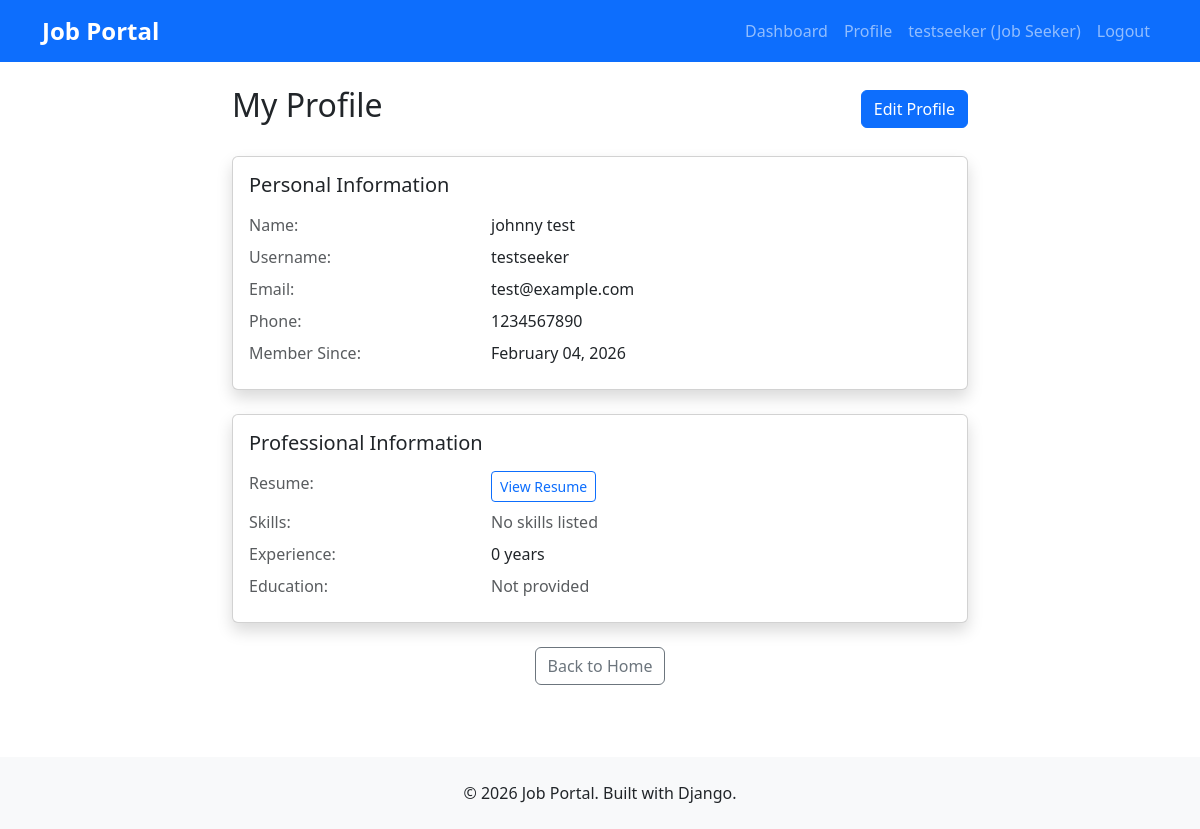
/users/profile/ (signed in), run on the app's committed database.
### users/models.py (models this page shows)
class User(AbstractUser):
    USER_TYPES = (
        ('job_seeker', 'Job Seeker'),
        ('employer', 'Employer'),
    )
    user_type = models.CharField(max_length=20, choices=USER_TYPES)
    phone = models.CharField(max_length=15, blank=True)
    created_at = models.DateTimeField(auto_now_add=True)
    class Meta:
        db_table = 'users'

class JobSeekerProfile(models.Model):
    user = models.OneToOneField(User, on_delete=models.CASCADE)
    resume = models.FileField(upload_to='resumes/', blank=True)
    skills = models.TextField(blank=True)
    experience_years = models.IntegerField(default=0)
    education = models.CharField(max_length=200, blank=True)
    class Meta:
        db_table = 'job_seeker_profiles'

### users/views.py (the view, shortened to what this page needs)
# urls.py: path('profile/', views.profile_view, name='profile'),
@login_required
def profile_view(request):
    user = request.user
    if user.user_type == 'job_seeker':
        try:
            profile = user.jobseekerprofile
        except:
            from .models import JobSeekerProfile
            profile = JobSeekerProfile.objects.create(user=user)
        return render(request, 'users/profile.html', {
            'profile': profile,
            'user_type': 'job_seeker'
        })

### templates/users/profile.html (shortened to what this page needs)
{% extends 'base.html' %}
{% block content %}
<div class="row">
    <div class="col-lg-8 mx-auto">
        <div class="d-flex justify-content-between align-items-center mb-4">
            <h2>My Profile</h2>
            <a href="{% url 'users:profile_edit' %}" class="btn btn-primary">
                Edit Profile
            </a>
        </div>
        {% if user_type == 'job_seeker' %}
            <div class="card shadow mb-4">
                <div class="card-body">
                    <h5 class="card-title mb-3">Personal Information</h5>
                    <div class="row mb-2">
                        <div class="col-md-4 text-muted">Name:</div>
                        <div class="col-md-8">{{ user.first_name }} {{ user.last_name }}</div>
                    </div>
                    <div class="row mb-2">
                        <div class="col-md-4 text-muted">Username:</div>
                        <div class="col-md-8">{{ user.username }}</div>
                    </div>
                    <div class="row mb-2">
                        <div class="col-md-4 text-muted">Email:</div>
                        <div class="col-md-8">{{ user.email }}</div>
                    </div>
                    <div class="row mb-2">
                        <div class="col-md-4 text-muted">Phone:</div>
                        <div class="col-md-8">{{ user.phone|default:"Not provided" }}</div>
                    </div>
                    <div class="row mb-2">
                        <div class="col-md-4 text-muted">Member Since:</div>
                        <div class="col-md-8">{{ user.created_at|date:"F d, Y" }}</div>
                    </div>
                </div>
            </div>
            <div class="card shadow mb-4">
                <div class="card-body">
                    <h5 class="card-title mb-3">Professional Information</h5>
                    <div class="row mb-2">
                        <div class="col-md-4 text-muted">Resume:</div>
                        <div class="col-md-8">
                            {% if profile.resume %}
                                <a href="{{ profile.resume.url }}" target="_blank" class="btn btn-sm btn-outline-primary">
                                    View Resume
                                </a>
                            {% else %}
                                <span class="text-muted">No resume uploaded</span>
                            {% endif %}
                        </div>
                    </div>
                    <div class="row mb-2">
                        <div class="col-md-4 text-muted">Skills:</div>
                        <div class="col-md-8">
                            {% if profile.skills %}
                                {{ profile.skills }}
                            {% else %}
                                <span class="text-muted">No skills listed</span>
                            {% endif %}
                        </div>
                    </div>
                    <div class="row mb-2">
                        <div class="col-md-4 text-muted">Experience:</div>
                        <div class="col-md-8">{{ profile.experience_years }} years</div>
                    </div>
                    <div class="row mb-2">
                        <div class="col-md-4 text-muted">Education:</div>
                        <div class="col-md-8">
                            {% if profile.education %}
                                {{ profile.education }}
                            {% else %}
                                <span class="text-muted">Not provided</span>
                            {% endif %}
                        </div>
                    </div>
                </div>
            </div>
        {% endif %}
        <div class="text-center mt-4">
            <a href="{% url 'home' %}" class="btn btn-outline-secondary">Back to Home</a>
        </div>
    </div>
</div>
{% endblock %}

### templates/base.html (shortened to what this page needs)
<!DOCTYPE html>
<html lang="en">
<head>
    <link href="https://cdn.jsdelivr.net/npm/bootstrap@5.3.0/dist/css/bootstrap.min.css" rel="stylesheet">
    {% load static %}
    <link rel="stylesheet" href="{% static 'css/style.css' %}">
</head>
<body>
    <nav class="navbar navbar-expand-lg navbar-dark bg-primary">
        <div class="container">
            <a class="navbar-brand" href="{% url 'home' %}">
                <strong>Job Portal</strong>
            </a>
            <div class="collapse navbar-collapse" id="navbarNav">
                <ul class="navbar-nav ms-auto">
                    {% if user.is_authenticated %}
                        <li class="nav-item">
                            <a class="nav-link" href="{% url 'users:dashboard' %}">Dashboard</a>
                        </li>
                        <li class="nav-item">
                            <a class="nav-link" href="{% url 'users:profile' %}">Profile</a>
                        </li>
                        <li class="nav-item">
                            <a class="nav-link" href="#">
                                {{ user.username }} ({{ user.get_user_type_display }})
                            </a>
                        </li>
<li class="nav-item">
    <a class="nav-link" href="{% url 'users:logout' %}">Logout</a>
</li>
                    {% endif %}
                </ul>
            </div>
        </div>
    </nav>
    <main class="container my-4">
        {% block content %}
        {% endblock %}
    </main>
    <footer class="bg-light text-center py-4 mt-5">
        <div class="container">
            <p class="mb-0">&copy; 2026 Job Portal. Built with Django.</p>
        </div>
    </footer>
</body>
</html>

### static/css/style.css (style rules this page uses)
body { min-height: 100vh; display: flex; flex-direction: column; }
main { flex: 1; }
.navbar-brand { font-size: 1.5rem; }
.card { box-shadow: 0 2px 4px rgba(0,0,0,0.1); transition: transform 0.2s; }

### data on the page
User: username "testseeker", user_type "Job Seeker", first_name "johnny", last_name "test", email "test@example.com", phone "1234567890", created_at "February 04, 2026"
JobSeekerProfile: experience_years "0"
